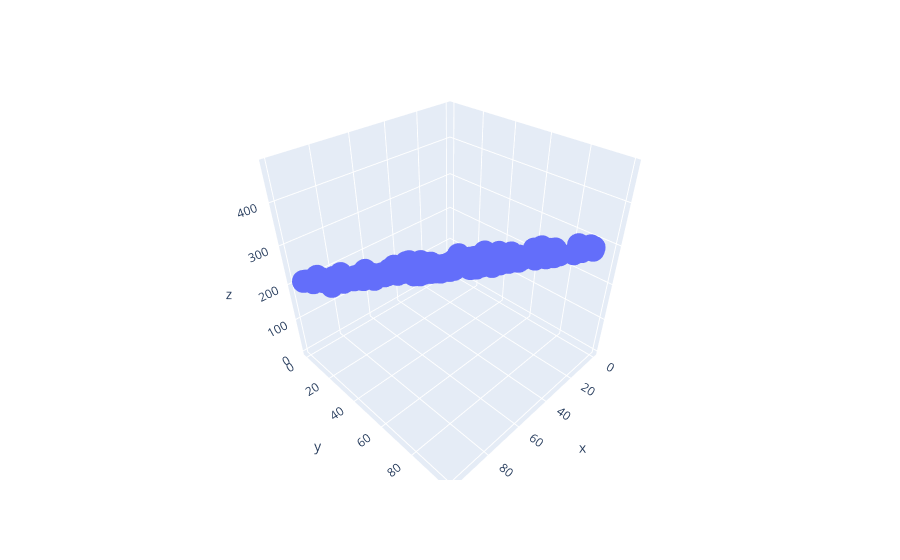

Source (notebook cell):
### Code cell
# Lets plot with plotly to better visualize the data
import plotly.express as px
fig = px.scatter_3d(x=X[:, 0], y=X[:, 1], z=Y)
fig.show()

### Figure 1 — Plotly figure (JSON) as saved in the notebook; plotly's stock layout.template omitted (floating-point values rounded to 4 significant figures; data arrays with more than 128 entries replaced by an {"elided": "..."} marker saying what was removed)
{"data": [{"hoverlabel": {"namelength": 0}, "hovertemplate": "x=%{x}<br>y=%{y}<br>z=%{z}", "legendgroup": "", "marker": {"color": "#636efa", "symbol": "circle"}, "mode": "markers", "name": "", "scene": "scene", "showlegend": false, "type": "scatter3d", "x": {"elided": "200 float values"}, "y": {"elided": "200 float values"}, "z": {"elided": "200 float values"}}], "layout": {"legend": {"tracegroupgap": 0}, "margin": {"t": 60}, "scene": {"domain": {"x": [0, 1], "y": [0, 1]}, "xaxis": {"title": {"text": "x"}}, "yaxis": {"title": {"text": "y"}}, "zaxis": {"title": {"text": "z"}}}}}
